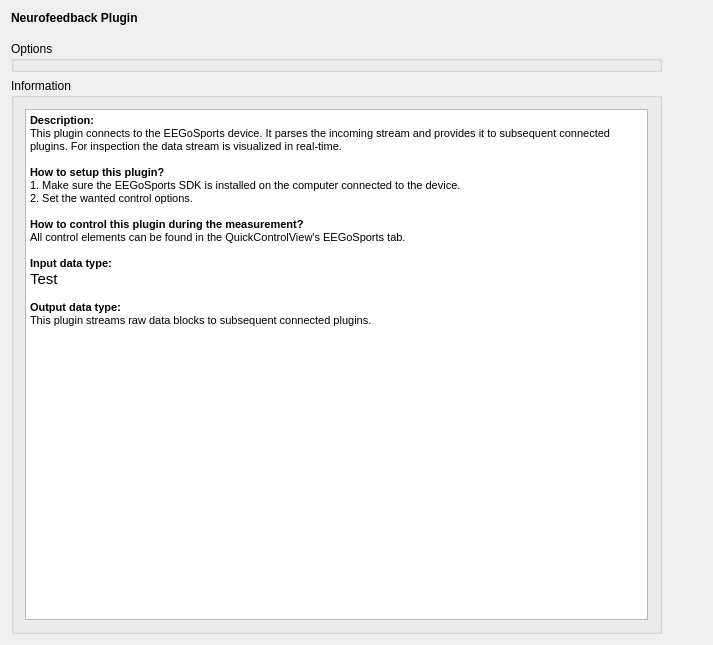
<?xml version="1.0" encoding="UTF-8"?>
<ui version="4.0">
 <class>NeurofeedbackSetupWidgetClass</class>
 <widget class="QWidget" name="NeurofeedbackSetupWidgetClass">
  <property name="geometry">
   <rect>
    <x>0</x>
    <y>0</y>
    <width>713</width>
    <height>645</height>
   </rect>
  </property>
  <property name="windowTitle">
   <string>TMSi EEG Connector Setup</string>
  </property>
  <layout class="QVBoxLayout" name="verticalLayout_2">
   <item>
    <widget class="QLabel" name="m_qLabel_Headline">
     <property name="font">
      <font>
       <weight>75</weight>
       <bold>true</bold>
      </font>
     </property>
     <property name="text">
      <string>Neurofeedback Plugin</string>
     </property>
    </widget>
   </item>
   <item>
    <spacer name="m_qVerticalSpacer_Headline">
     <property name="orientation">
      <enum>Qt::Vertical</enum>
     </property>
     <property name="sizeType">
      <enum>QSizePolicy::Fixed</enum>
     </property>
     <property name="sizeHint" stdset="0">
      <size>
       <width>20</width>
       <height>10</height>
      </size>
     </property>
    </spacer>
   </item>
   <item>
    <layout class="QGridLayout" name="m_qGridLayout_main" rowstretch="0,0" columnstretch="0,0,0,0">
     <property name="spacing">
      <number>6</number>
     </property>
     <item row="0" column="0" colspan="3">
      <widget class="QGroupBox" name="m_qGroupBox_NeurofeedbackOptions">
       <property name="sizePolicy">
        <sizepolicy hsizetype="Preferred" vsizetype="Preferred">
         <horstretch>0</horstretch>
         <verstretch>0</verstretch>
        </sizepolicy>
       </property>
       <property name="minimumSize">
        <size>
         <width>0</width>
         <height>0</height>
        </size>
       </property>
       <property name="maximumSize">
        <size>
         <width>16777215</width>
         <height>50000</height>
        </size>
       </property>
       <property name="title">
        <string>Options</string>
       </property>
       <property name="flat">
        <bool>false</bool>
       </property>
      </widget>
     </item>
     <item row="1" column="0" colspan="3">
      <widget class="QGroupBox" name="m_qGroupBox_Information">
       <property name="sizePolicy">
        <sizepolicy hsizetype="Preferred" vsizetype="Preferred">
         <horstretch>0</horstretch>
         <verstretch>0</verstretch>
        </sizepolicy>
       </property>
       <property name="maximumSize">
        <size>
         <width>16777215</width>
         <height>16777215</height>
        </size>
       </property>
       <property name="title">
        <string>Information</string>
       </property>
       <layout class="QGridLayout" name="m_qGridLayout_Information">
        <item row="0" column="0">
         <widget class="QTextBrowser" name="m_qTextBrowser_Information">
          <property name="sizePolicy">
           <sizepolicy hsizetype="MinimumExpanding" vsizetype="MinimumExpanding">
            <horstretch>0</horstretch>
            <verstretch>0</verstretch>
           </sizepolicy>
          </property>
          <property name="maximumSize">
           <size>
            <width>16777215</width>
            <height>16777215</height>
           </size>
          </property>
          <property name="html">
           <string>&lt;!DOCTYPE HTML PUBLIC &quot;-//W3C//DTD HTML 4.0//EN&quot; &quot;http://www.w3.org/TR/REC-html40/strict.dtd&quot;&gt;
&lt;html&gt;&lt;head&gt;&lt;meta name=&quot;qrichtext&quot; content=&quot;1&quot; /&gt;&lt;style type=&quot;text/css&quot;&gt;
p, li { white-space: pre-wrap; }
&lt;/style&gt;&lt;/head&gt;&lt;body style=&quot; font-family:'Ubuntu'; font-size:11pt; font-weight:400; font-style:normal;&quot;&gt;
&lt;p style=&quot; margin-top:0px; margin-bottom:0px; margin-left:0px; margin-right:0px; -qt-block-indent:0; text-indent:0px;&quot;&gt;&lt;span style=&quot; font-family:'MS Shell Dlg 2'; font-size:8.25pt; font-weight:600;&quot;&gt;Description:&lt;/span&gt;&lt;/p&gt;
&lt;p style=&quot; margin-top:0px; margin-bottom:0px; margin-left:0px; margin-right:0px; -qt-block-indent:0; text-indent:0px;&quot;&gt;&lt;span style=&quot; font-family:'MS Shell Dlg 2'; font-size:8.25pt;&quot;&gt;This plugin connects to the EEGoSports device. It parses the incoming stream and provides it to subsequent connected plugins. For inspection the data stream is visualized in real-time.&lt;/span&gt;&lt;/p&gt;
&lt;p style=&quot;-qt-paragraph-type:empty; margin-top:0px; margin-bottom:0px; margin-left:0px; margin-right:0px; -qt-block-indent:0; text-indent:0px; font-family:'MS Shell Dlg 2'; font-size:8.25pt;&quot;&gt;&lt;br /&gt;&lt;/p&gt;
&lt;p style=&quot; margin-top:0px; margin-bottom:0px; margin-left:0px; margin-right:0px; -qt-block-indent:0; text-indent:0px;&quot;&gt;&lt;span style=&quot; font-family:'MS Shell Dlg 2'; font-size:8.25pt; font-weight:600;&quot;&gt;How to setup this plugin?&lt;/span&gt;&lt;/p&gt;
&lt;p style=&quot; margin-top:0px; margin-bottom:0px; margin-left:0px; margin-right:0px; -qt-block-indent:0; text-indent:0px;&quot;&gt;&lt;span style=&quot; font-family:'MS Shell Dlg 2'; font-size:8.25pt;&quot;&gt;1. Make sure the EEGoSports SDK is installed on the computer connected to the device.&lt;/span&gt;&lt;/p&gt;
&lt;p style=&quot; margin-top:0px; margin-bottom:0px; margin-left:0px; margin-right:0px; -qt-block-indent:0; text-indent:0px;&quot;&gt;&lt;span style=&quot; font-family:'MS Shell Dlg 2'; font-size:8.25pt;&quot;&gt;2. Set the wanted control options.&lt;/span&gt;&lt;/p&gt;
&lt;p style=&quot;-qt-paragraph-type:empty; margin-top:0px; margin-bottom:0px; margin-left:0px; margin-right:0px; -qt-block-indent:0; text-indent:0px; font-family:'MS Shell Dlg 2'; font-size:8.25pt;&quot;&gt;&lt;br /&gt;&lt;/p&gt;
&lt;p style=&quot; margin-top:0px; margin-bottom:0px; margin-left:0px; margin-right:0px; -qt-block-indent:0; text-indent:0px;&quot;&gt;&lt;span style=&quot; font-family:'MS Shell Dlg 2'; font-size:8.25pt; font-weight:600;&quot;&gt;How to control this plugin during the measurement?&lt;/span&gt;&lt;/p&gt;
&lt;p style=&quot; margin-top:0px; margin-bottom:0px; margin-left:0px; margin-right:0px; -qt-block-indent:0; text-indent:0px;&quot;&gt;&lt;span style=&quot; font-family:'MS Shell Dlg 2'; font-size:8.25pt;&quot;&gt;All control elements can be found in the QuickControlView's EEGoSports tab.&lt;/span&gt;&lt;/p&gt;
&lt;p style=&quot;-qt-paragraph-type:empty; margin-top:0px; margin-bottom:0px; margin-left:0px; margin-right:0px; -qt-block-indent:0; text-indent:0px; font-family:'MS Shell Dlg 2'; font-size:8.25pt;&quot;&gt;&lt;br /&gt;&lt;/p&gt;
&lt;p style=&quot; margin-top:0px; margin-bottom:0px; margin-left:0px; margin-right:0px; -qt-block-indent:0; text-indent:0px;&quot;&gt;&lt;span style=&quot; font-family:'MS Shell Dlg 2'; font-size:8.25pt; font-weight:600;&quot;&gt;Input data type:&lt;/span&gt;&lt;/p&gt;
&lt;p style=&quot; margin-top:0px; margin-bottom:0px; margin-left:0px; margin-right:0px; -qt-block-indent:0; text-indent:0px;&quot;&gt;Test&lt;/p&gt;
&lt;p style=&quot;-qt-paragraph-type:empty; margin-top:0px; margin-bottom:0px; margin-left:0px; margin-right:0px; -qt-block-indent:0; text-indent:0px; font-family:'MS Shell Dlg 2'; font-size:8.25pt;&quot;&gt;&lt;br /&gt;&lt;/p&gt;
&lt;p style=&quot; margin-top:0px; margin-bottom:0px; margin-left:0px; margin-right:0px; -qt-block-indent:0; text-indent:0px;&quot;&gt;&lt;span style=&quot; font-family:'MS Shell Dlg 2'; font-size:8.25pt; font-weight:600;&quot;&gt;Output data type:&lt;/span&gt;&lt;/p&gt;
&lt;p style=&quot; margin-top:0px; margin-bottom:0px; margin-left:0px; margin-right:0px; -qt-block-indent:0; text-indent:0px;&quot;&gt;&lt;span style=&quot; font-family:'MS Shell Dlg 2'; font-size:8.25pt;&quot;&gt;This plugin streams raw data blocks to subsequent connected plugins.&lt;/span&gt;&lt;/p&gt;&lt;/body&gt;&lt;/html&gt;</string>
          </property>
         </widget>
        </item>
       </layout>
      </widget>
     </item>
     <item row="0" column="3" rowspan="2">
      <spacer name="horizontalSpacer">
       <property name="orientation">
        <enum>Qt::Horizontal</enum>
       </property>
       <property name="sizeType">
        <enum>QSizePolicy::Minimum</enum>
       </property>
       <property name="sizeHint" stdset="0">
        <size>
         <width>40</width>
         <height>20</height>
        </size>
       </property>
      </spacer>
     </item>
    </layout>
   </item>
  </layout>
 </widget>
 <layoutdefault spacing="6" margin="11"/>
 <resources/>
 <connections/>
</ui>
